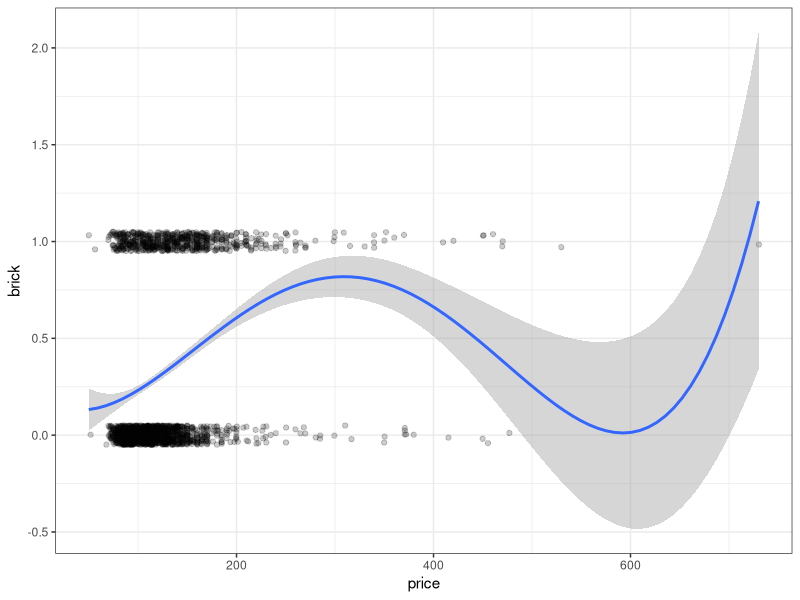
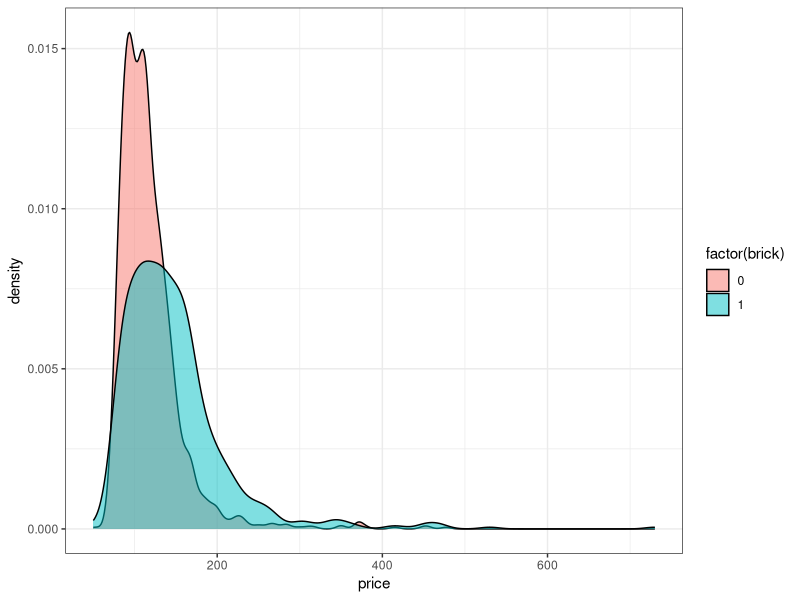
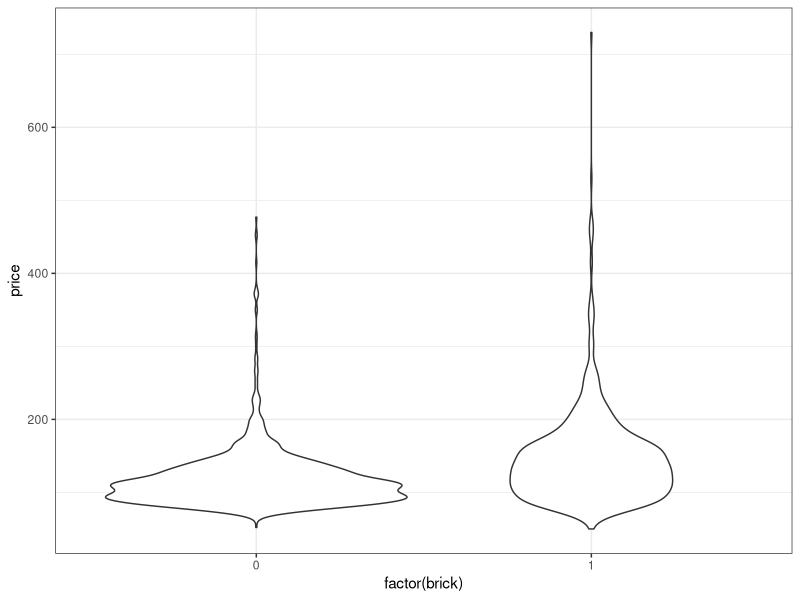
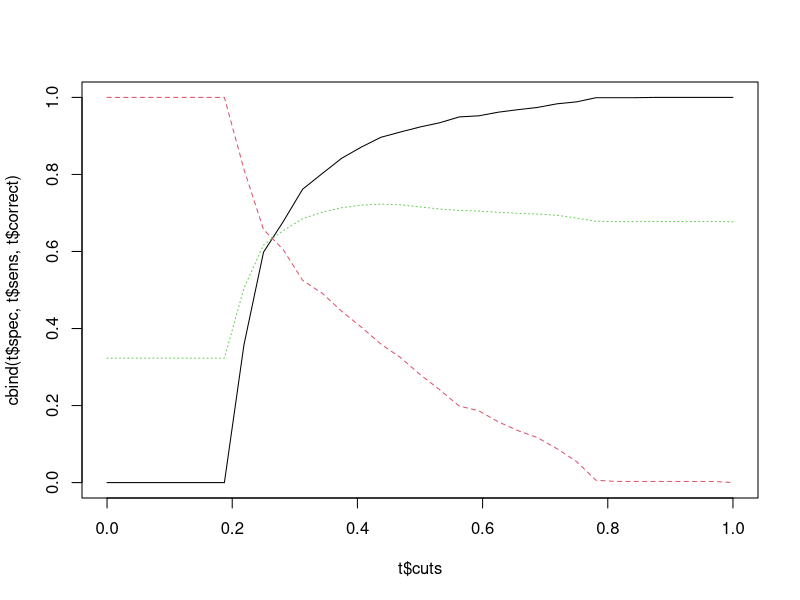

Source code (R) for these figures, in order: (Note: this script raises an error after producing the figures.)
## ---- chunk 1
library(knitr)
opts_chunk$set(cache=TRUE)
## ---- chunk 2
setwd("~/science/econometrix/em301/datasets/")
h <- read.table("flats_moscow.txt",header=TRUE)
str(h)
## ---- chunk 3
library(ggplot2)

# theme_set(theme_gray())
theme_set(theme_bw())
## ---- chunk 4
model <- glm(brick~poly(price,5),data=h,family=binomial)
summary(model)
## ---- chunk 5
ggplot(data=h,aes(x=price,y=brick))+
  geom_point(position=position_jitter(height=0.05),alpha=0.2)+
  stat_smooth(method="glm",family=binomial,formula=y~poly(x,4))
## ---- chunk 6
ggplot(data=h,aes(x=price,fill=factor(brick)))+
  geom_density(alpha=0.5)
## ---- chunk 7
ggplot(data=h,aes(y=price,x=factor(brick)))+
  geom_violin()
## ---- chunk 8
h$prob.brick<-fitted(model)
head(h[c("brick","prob.brick")])
## ---- chunk 9
tfnp <- function(cut=0.5,y.true,prob) {
  y.pred <- (prob>cut)
  tp <- sum((y.true==1) & (y.pred==1))
  tn <- sum((y.true==0) & (y.pred==0))
  fp <- sum((y.true==0) & (y.pred==1))
  fn <- sum((y.true==1) & (y.pred==0))
  return(c(tp,tn,fp,fn))
}
tfnp(0.5,h$brick,h$prob.brick) # проверяем
## ---- chunk 10
t <- data.frame(cuts = seq(0,1,len=33),tp=0,tn=0,fp=0,fn=0)

for (i in 1:nrow(t)) {
  t[i,2:5] <- tfnp(t$cuts[i],h$brick,h$prob.brick)
}

t$spec <- t$tn/(t$tn+t$fp)
t$sens <- t$tp/(t$tp+t$fn)
t$correct <- (t$tp+t$tn)/(t$tp+t$tn+t$fn+t$fp)

head(t)
## ---- chunk 11
matplot(t$cuts,cbind(t$spec,t$sens,t$correct),type="l")

molten.t <- melt(t,id.vars="cuts",measure.vars=c("spec","sens","correct"))
ggplot(data=molten.t,aes(x=cuts,y=value,color=variable))+geom_line()
## ---- chunk 12
ggplot(data=t,aes(x=1-spec,y=sens))+geom_line()
## ---- chunk 13
library(vcd)
mosaic(data=h,~brick+walk+floor,shade=TRUE)
